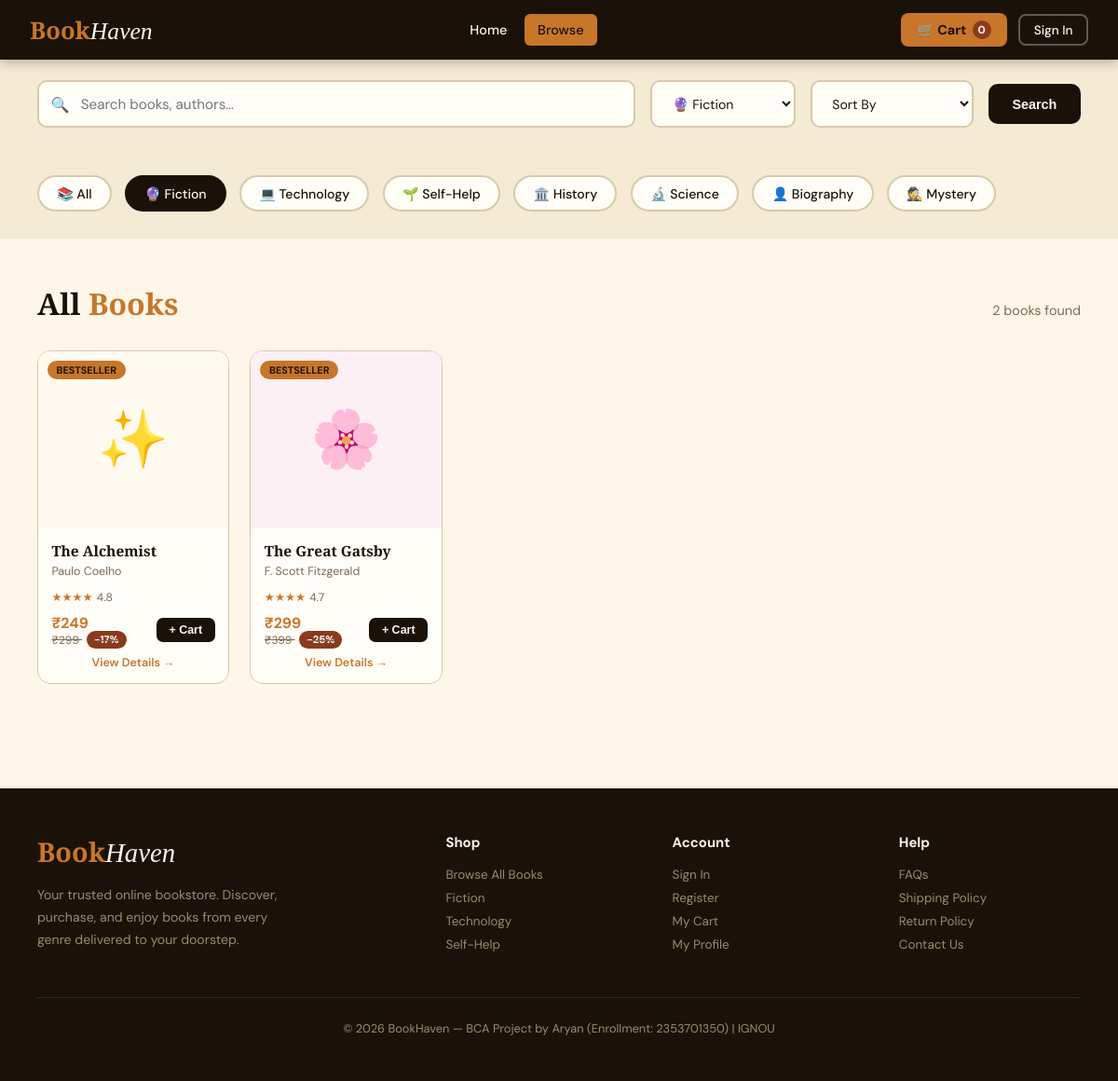
Screenshot of /shop.php?genre=Fiction with the database file from the repository.
### tables this page shows
CREATE TABLE IF NOT EXISTS categories (
    c_id    INT AUTO_INCREMENT PRIMARY KEY,
    name    VARCHAR(100) NOT NULL,
    icon    VARCHAR(10) DEFAULT '📚'
);

CREATE TABLE IF NOT EXISTS books (
    book_id         INT AUTO_INCREMENT PRIMARY KEY,
    title           VARCHAR(255) NOT NULL,
    author          VARCHAR(255) NOT NULL,
    c_id            INT,
    price           DECIMAL(10,2) NOT NULL,
    original_price  DECIMAL(10,2),
    stock           INT DEFAULT 0,
    rating          DECIMAL(2,1) DEFAULT 4.0,
    description     TEXT,
    publisher       VARCHAR(255),
    cover_icon      VARCHAR(10) DEFAULT '📚',
    cover_bg        VARCHAR(20) DEFAULT '#f5f5f5',
    badge           VARCHAR(50) DEFAULT '',
    sold            INT DEFAULT 0,
    created_at      DATETIME DEFAULT CURRENT_TIMESTAMP,
    FOREIGN KEY (c_id) REFERENCES categories(c_id) ON DELETE SET NULL
);

### bookhaven/includes/auth.php (called while the page is built, shortened)
<?php
function sanitize($conn, $val) {
    return $conn->real_escape_string(trim($val));
}
?>

### shop.php (the view, shortened to what this page needs)
<?php
require_once 'includes/header.php';
$search = sanitize($conn, $_GET['q'] ?? '');
$genre  = sanitize($conn, $_GET['genre'] ?? '');
$sort   = sanitize($conn, $_GET['sort'] ?? 'default');
$where = "WHERE 1=1";
if ($genre)  $where .= " AND c.name = '$genre'";
$orderBy = match($sort) {
    'price-asc'  => "b.price ASC",
    'price-desc' => "b.price DESC",
    'rating'     => "b.rating DESC",
    'title'      => "b.title ASC",
    'sold'       => "b.sold DESC",
    default      => "b.book_id DESC"
};
$sql = "SELECT b.*, c.name AS genre FROM books b LEFT JOIN categories c ON b.c_id=c.c_id $where ORDER BY $orderBy";
$result = $conn->query($sql);
$count  = $result->num_rows;
$cats = $conn->query("SELECT * FROM categories");
?>
<form method="GET" action="shop.php">
  <div class="search-bar">
    <div class="search-wrap">
      <span class="search-icon">🔍</span>
      <input type="text" id="searchInput" name="q" placeholder="Search books, authors…"
             value="<?= htmlspecialchars($search) ?>">
    </div>
    <select class="filter-sel" name="genre" onchange="this.form.submit()">
      <?php $cats->data_seek(0); while($cat=$cats->fetch_assoc()): ?>
        <option value="<?= $cat['name'] ?>" <?= $genre===$cat['name']?'selected':'' ?>>
          <?= $cat['icon'].' '.$cat['name'] ?>
        </option>
      <?php endwhile; ?>
    </select>
    <select class="filter-sel" name="sort" onchange="this.form.submit()">
      <option value="default" <?= $sort==='default'?'selected':'' ?>>Sort By</option>
    </select>
    <button type="submit" class="btn-search">Search</button>
  </div>
</form>
<div class="categories">
  <div class="cat-grid">
    <a class="cat-chip <?= !$genre?'active':'' ?>" href="shop.php">📚 All</a>
    <?php $cats->data_seek(0); while($cat=$cats->fetch_assoc()): ?>
      <a class="cat-chip <?= $genre===$cat['name']?'active':'' ?>" href="shop.php?genre=<?= urlencode($cat['name']) ?>">
        <?= $cat['icon'].' '.htmlspecialchars($cat['name']) ?>
      </a>
    <?php endwhile; ?>
  </div>
</div>
<div class="section">
  <div class="section-header">
    <h2 class="section-title">All <span>Books</span></h2>
    <span style="color:var(--muted);font-size:.9rem;"><?= $count ?> book<?= $count!==1?'s':'' ?> found</span>
  </div>
  <?php if($count === 0): ?>
    <div class="no-results">😔 No books found. <a href="shop.php" style="color:var(--amber);">Clear filters</a></div>
  <?php else: ?>
    <div class="books-grid">
      <?php while($book = $result->fetch_assoc()): ?>
        <?php include 'includes/book_card.php'; ?>
      <?php endwhile; ?>
    </div>
  <?php endif; ?>
</div>
<?php require_once 'includes/footer.php'; ?>

### bookhaven/includes/book_card.php (shortened to what this page needs)
<?php
$badgeClass = match(strtolower($book['badge'] ?? '')) {
    'bestseller' => 'badge-bestseller',
    'new'        => 'badge-new new-badge',
    'hot'        => 'badge-hot hot-badge',
    'classic'    => 'badge-classic',
    default      => ''
};
$discount = ($book['original_price'] > 0 && $book['original_price'] > $book['price'])
    ? round((1 - $book['price'] / $book['original_price']) * 100) : 0;
?>
<div class="book-card">
  <a href="book.php?id=<?= $book['book_id'] ?>">
    <div class="book-cover" style="background:<?= htmlspecialchars($book['cover_bg']) ?>;">
      <span><?= $book['cover_icon'] ?></span>
      <?php if($book['badge']): ?>
        <span class="book-badge <?= $badgeClass ?>"><?= htmlspecialchars($book['badge']) ?></span>
      <?php endif; ?>
    </div>
  </a>
  <div class="book-info">
    <div class="book-title"><?= htmlspecialchars($book['title']) ?></div>
    <div class="book-author"><?= htmlspecialchars($book['author']) ?></div>
    <div style="margin-bottom:.5rem;">
      <span class="stars"><?= str_repeat('★', (int)$book['rating']) ?></span>
      <span style="color:var(--muted);font-size:.76rem;"> <?= $book['rating'] ?></span>
    </div>
    <div class="book-footer">
      <div class="book-price">
        ₹<?= number_format($book['price'], 0) ?>
        <?php if($discount > 0): ?>
          <small>₹<?= number_format($book['original_price'], 0) ?>
            <span class="discount-pct">-<?= $discount ?>%</span>
          </small>
        <?php endif; ?>
      </div>
      <form method="POST" action="cart.php">
        <button type="submit" class="btn-add">+ Cart</button>
      </form>
    </div>
    <a class="btn-view" href="book.php?id=<?= $book['book_id'] ?>">View Details →</a>
  </div>
</div>

### bookhaven/assets/css/style.css (style rules this page uses)
:root { --ink: #1a1208; --paper: #fdf6e9; --cream: #f5ead4; --amber: #c8762a; --amber-light: #e8963e; --amber-pale: #faefd8; --forest: #2d5016; --rust: #8b3a1c; --muted: #7a6a52; --border: #d9c9a8; --shadow: rgba(26,18,8,0.12); --card: #fffdf7; }
* { margin:0; padding:0; box-sizing:border-box; }
body { font-family:'DM Sans',sans-serif; background:var(--paper); color:var(--ink); min-height:100vh; }
a { text-decoration:none; color:inherit; }
.categories { background:var(--cream); padding:1.8rem 2.5rem; }
.cat-grid { max-width:1200px; margin:0 auto; display:flex; gap:.9rem; flex-wrap:wrap; }
.cat-chip { background:var(--card); border:2px solid var(--border); padding:.55rem 1.2rem; border-radius:30px; cursor:pointer; font-weight:500; font-size:.88rem; transition:all .2s; display:inline-flex; align-items:center; gap:.4rem; }
.cat-chip:hover, .cat-chip.active { background:var(--ink); color:var(--paper); border-color:var(--ink); }
.section { padding:3rem 2.5rem; max-width:1200px; margin:0 auto; }
.section-header { display:flex; justify-content:space-between; align-items:baseline; margin-bottom:1.8rem; }
.section-title { font-family:'Playfair Display',serif; font-size:2rem; font-weight:700; }
.section-title span { color:var(--amber); }
.books-grid { display:grid; grid-template-columns:repeat(auto-fill,minmax(195px,1fr)); gap:1.4rem; }
.book-card { background:var(--card); border:1px solid var(--border); border-radius:14px; overflow:hidden; transition:all .25s; position:relative; }
.book-cover { height:190px; display:flex; align-items:center; justify-content:center; font-size:3.8rem; position:relative; }
.book-badge { position:absolute; top:10px; left:10px; background:var(--amber); color:var(--ink); font-size:.68rem; font-weight:700; padding:.2rem .6rem; border-radius:20px; text-transform:uppercase; }
.book-info { padding:.9rem; }
.book-title { font-family:'Playfair Display',serif; font-size:.97rem; font-weight:700; margin-bottom:.2rem; line-height:1.3; }
.book-author { color:var(--muted); font-size:.78rem; margin-bottom:.5rem; }
.book-footer { display:flex; align-items:center; justify-content:space-between; }
.book-price { font-weight:700; color:var(--amber); font-size:1rem; }
.book-price small { text-decoration:line-through; color:var(--muted); font-size:.75rem; font-weight:400; display:block; }
.stars { color:var(--amber); font-size:.77rem; }
.btn-add { background:var(--ink); color:var(--paper); border:none; padding:.38rem .85rem; border-radius:7px; font-size:.78rem; font-weight:600; cursor:pointer; transition:background .2s; }
.btn-view { display:block; text-align:center; background:transparent; color:var(--amber); font-size:.78rem; font-weight:600; margin-top:.5rem; }
.search-bar { background:var(--cream); padding:1.4rem 2.5rem; display:flex; gap:1rem; align-items:center; flex-wrap:wrap; }
.search-wrap { flex:1; position:relative; min-width:220px; }
.search-wrap input { width:100%; padding:.82rem 1rem .82rem 2.8rem; border:2px solid var(--border); border-radius:10px; font-size:.95rem; background:var(--card); font-family:'DM Sans',sans-serif; transition:border-color .2s; color:var(--ink); }
.search-icon { position:absolute; left:.9rem; top:50%; transform:translateY(-50%); color:var(--muted); }
.filter-sel { padding:.82rem 1.1rem; border:2px solid var(--border); border-radius:10px; font-size:.88rem; background:var(--card); font-family:'DM Sans',sans-serif; cursor:pointer; color:var(--ink); }
.btn-search { background:var(--ink); color:var(--paper); border:none; padding:.82rem 1.6rem; border-radius:10px; font-weight:700; cursor:pointer; font-size:.9rem; }
.badge-bestseller { background:var(--amber); color:var(--ink); }
.discount-pct { background:var(--rust); color:#fff; font-size:.7rem; font-weight:700; padding:.15rem .5rem; border-radius:10px; margin-left:.3rem; }

### rows the page displays
categories: icon "🔮", name "Fiction"
categories: icon "💻", name "Technology"
categories: icon "🌱", name "Self-Help"
categories: icon "🏛️", name "History"
categories: icon "🔬", name "Science"
categories: icon "👤", name "Biography"
categories: icon "🕵️", name "Mystery"
books: cover_icon "✨", badge "BESTSELLER", title "The Alchemist", author "Paulo Coelho", rating "★★★★", rating "4.8", price "249", original_price "299", discount "17"
books: cover_icon "🌸", badge "BESTSELLER", title "The Great Gatsby", author "F. Scott Fitzgerald", rating "★★★★", rating "4.7", price "299", original_price "399", discount "25"

### other values shown
$cartCount "0"
$count "2"
form field genre "🔮 Fiction"
